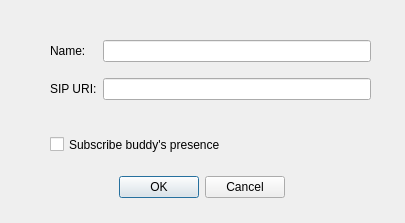
<?xml version="1.0" encoding="UTF-8"?>
<ui version="4.0">
 <class>AddBuddy</class>
 <widget class="QDialog" name="AddBuddy">
  <property name="geometry">
   <rect>
    <x>0</x>
    <y>0</y>
    <width>405</width>
    <height>223</height>
   </rect>
  </property>
  <property name="windowTitle">
   <string>Dialog</string>
  </property>
  <widget class="QCheckBox" name="presenceBox">
   <property name="geometry">
    <rect>
     <x>50</x>
     <y>130</y>
     <width>288</width>
     <height>29</height>
    </rect>
   </property>
   <property name="toolTip">
    <string>activate this checkbox to SBSCRIBE to the buddies presence state</string>
   </property>
   <property name="text">
    <string>Subscribe buddy's presence</string>
   </property>
  </widget>
  <widget class="QWidget" name="layoutWidget">
   <property name="geometry">
    <rect>
     <x>70</x>
     <y>170</y>
     <width>263</width>
     <height>34</height>
    </rect>
   </property>
   <layout class="QHBoxLayout">
    <item>
     <spacer>
      <property name="orientation">
       <enum>Qt::Horizontal</enum>
      </property>
      <property name="sizeHint" stdset="0">
       <size>
        <width>40</width>
        <height>20</height>
       </size>
      </property>
     </spacer>
    </item>
    <item>
     <widget class="QPushButton" name="okButton">
      <property name="text">
       <string>OK</string>
      </property>
     </widget>
    </item>
    <item>
     <widget class="QPushButton" name="cancelButton">
      <property name="text">
       <string>Cancel</string>
      </property>
     </widget>
    </item>
    <item>
     <spacer>
      <property name="orientation">
       <enum>Qt::Horizontal</enum>
      </property>
      <property name="sizeHint" stdset="0">
       <size>
        <width>40</width>
        <height>20</height>
       </size>
      </property>
     </spacer>
    </item>
   </layout>
  </widget>
  <widget class="QWidget" name="layoutWidget_2">
   <property name="geometry">
    <rect>
     <x>50</x>
     <y>30</y>
     <width>321</width>
     <height>81</height>
    </rect>
   </property>
   <layout class="QGridLayout" name="_2">
    <item row="0" column="0">
     <widget class="QLabel" name="label">
      <property name="text">
       <string>Name:</string>
      </property>
     </widget>
    </item>
    <item row="0" column="1">
     <widget class="QLineEdit" name="nameEdit">
      <property name="toolTip">
       <string>Full name or nickname of the buddy</string>
      </property>
     </widget>
    </item>
    <item row="1" column="0">
     <widget class="QLabel" name="label_2">
      <property name="text">
       <string>SIP URI:</string>
      </property>
     </widget>
    </item>
    <item row="1" column="1">
     <widget class="QLineEdit" name="uriEdit">
      <property name="toolTip">
       <string>the SIP URI of the buddy</string>
      </property>
     </widget>
    </item>
   </layout>
  </widget>
 </widget>
 <resources/>
 <connections/>
</ui>
